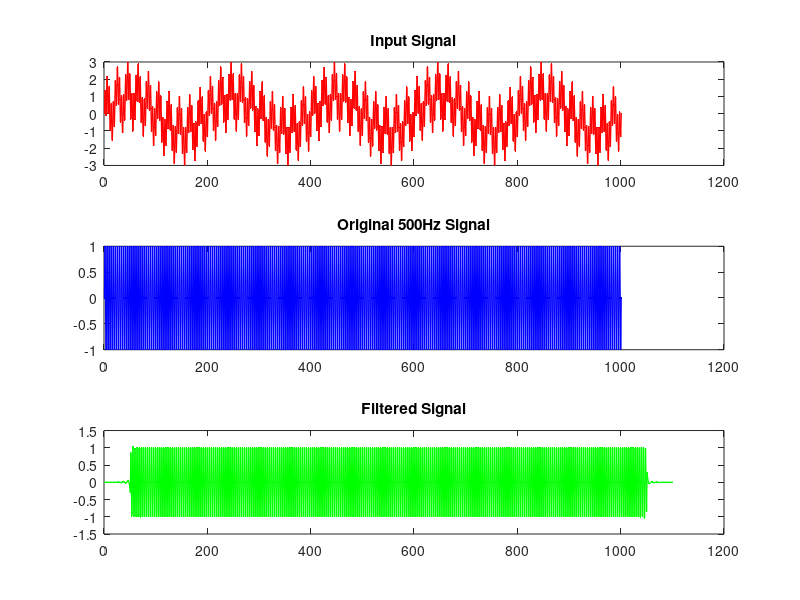

Source code (MATLAB):
%=========================================================================%
% The formula for a sine wave is :
% 
% y = A sin (ωt + φ)
% 
% Where:
% y is the instantaneous value of the wave
% A is the amplitude of the wave
% ω is the angular frequency of the wave, which is equal to 2π times
%   the frequency f of the wave, i.e., ω = 2πf
% t is the time
% φ is the phase angle of the wave, which represents the offset of the wave 
%   from a reference position at t = 0.
%=========================================================================%
%============================= HouseKeeping ==============================%
clc;        % clear command window
close all;  % close all figures
clear;      % clear variables in the workspace
workspace;  % make sure workspace is open
%=========================================================================%

%============================= Format Setting ============================%
% format long g ensures precise numerical results, format compact reduces
%        blank lines between the outputs for a cleaner display.
format long g   % Display numbers with up to 15 significant digits,
                % in fixed-point or scientific notation.
format compact  % Reduce vertical spacing in the command window output
                % for a more compact display.
% set the font size
fontsize = 2;
%=========================================================================%

%========================== Generating-signal ============================%
% 0: The starting value of the sequence.
% 1/2000: The step size (increment) between consecutive values in the 
% sequence. i.e : t = [0, 0.0005, 0.001, 0.0015, ..., 0.4995, 0.5]
% 0.5 End The sequence stops at or just before 0.5.
% Generate a time vector from 0 to 0.5 with a step size of 1/2000.
% Total number of elements = (End - Start) / Step size + 1
                         % = (0.5 - 0) / (1/2000) + 1 = 1001 elements.
% 1/2000 sample: 2000 times sample in 1 second (2KHz sampling rates)
t = 0 : 1/2000 : 0.5;
%=========================================================================%

%========================== Define the wave parameters ===================%
%================================== Signal-1 =============================%
f1 = 10; % 10hz
T1 = 1/f1; % period of the signal 1/freq1
amp1 = 1; % define the amplitude of the signal

%================================== Signal-2 =============================%
f2 = 100; % 100hz
T2 = 1/f2; % period of the signal 1/freq2
amp2 = 1; % define the amplitude of the signal

%================================== Signal-3 =============================%
f3 = 500; % 100hz
T3 = 1/f3; % period of the signal 1/freq3
amp3 = 1; % define the amplitude of the signal
%=========================================================================%

%========================== Create the signals ===========================%
%Create signal 1 
signal1 = amp1 * sin(2*pi*t/T1);
%Create signal 2 
signal2 = amp3 * sin(2*pi*t/T2);
%Create signal 3
signal3 = amp2 * sin(2*pi*t/T3);
%=========================================================================%

%========================== Mixing the signals ===========================%
Mixsignal = signal1+ signal2+ signal3;
%=========================================================================%

%========================== NOOP PLOT ====================================%
%plot(t,signal1)
%plot(t,signal2)
%plot(t,signal3)
%plot(t,Mixsignal)
%=========================================================================%

%========= Creating a 101 High-pass filter of cutoff frequency 400Hz =====%
%Sampling rate of the signal is 2000Hz (2Kh)
%fir1(kernel_lenght-1, cutoffFreq/samplingRateFreq)
fc = 400;   %cuttoff frequency
fs = 2000; %sampling rate frequency
h = fir1(100,fc/fs,'high'); % Impulse response
L = length(h);
%plot(h);
%freqz(h);
%=========================================================================%

%============================ Filter the signal ==========================%
filterSig = conv(h,Mixsignal);
plot(filterSig);
%=========================================================================%

%=========================================================================%
%plot input signal vs filtered signal
subplot(3,1,1);
plot(Mixsignal,'r.-','LineWidth',1,'MarkerSize',1);
title('Input Signal');

subplot(3,1,2);
plot(signal3,'b.-','LineWidth',1,'MarkerSize',1);
title('Original 500Hz Signal');

subplot(3,1,3);
plot(filterSig,'g.-','LineWidth',1,'MarkerSize',1);
title('Filtered Signal');
%=========================================================================%

%Save filter kernel to csv
csvwrite('Highpass_Filter_fc_400Hz.txt',h);
